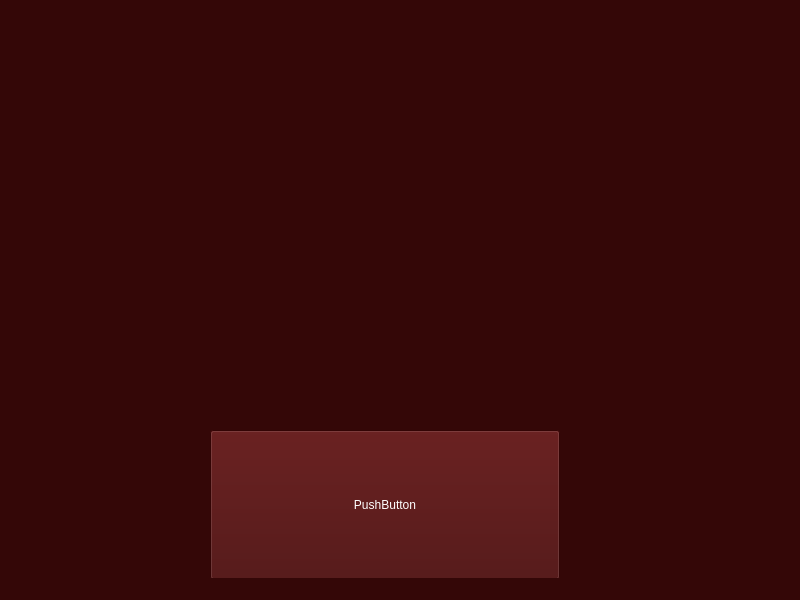
<?xml version="1.0" encoding="UTF-8"?>
<ui version="4.0">
 <class>MainWindow</class>
 <widget class="QMainWindow" name="MainWindow">
  <property name="geometry">
   <rect>
    <x>0</x>
    <y>0</y>
    <width>800</width>
    <height>600</height>
   </rect>
  </property>
  <property name="windowTitle">
   <string>MainWindow</string>
  </property>
  <property name="styleSheet">
   <string notr="true">background-color: rgb(52, 7, 7);</string>
  </property>
  <widget class="QWidget" name="centralwidget">
   <widget class="QPushButton" name="start_btn">
    <property name="geometry">
     <rect>
      <x>210</x>
      <y>430</y>
      <width>350</width>
      <height>150</height>
     </rect>
    </property>
    <property name="styleSheet">
     <string notr="true">background-color: rgb(71, 6, 6);
color: rgb(255, 255, 255);
font: 700 italic 35pt &quot;Z003&quot;;</string>
    </property>
    <property name="text">
     <string>PushButton</string>
    </property>
   </widget>
   <widget class="QLabel" name="background_label">
    <property name="geometry">
     <rect>
      <x>50</x>
      <y>-10</y>
      <width>691</width>
      <height>421</height>
     </rect>
    </property>
    <property name="styleSheet">
     <string notr="true">background-image: url(:/image_comfil/mainpage_backgoround1.jpg);</string>
    </property>
    <property name="text">
     <string/>
    </property>
   </widget>
   <zorder>background_label</zorder>
   <zorder>start_btn</zorder>
  </widget>
  <widget class="QStatusBar" name="statusbar"/>
 </widget>
 <resources/>
 <connections/>
</ui>
